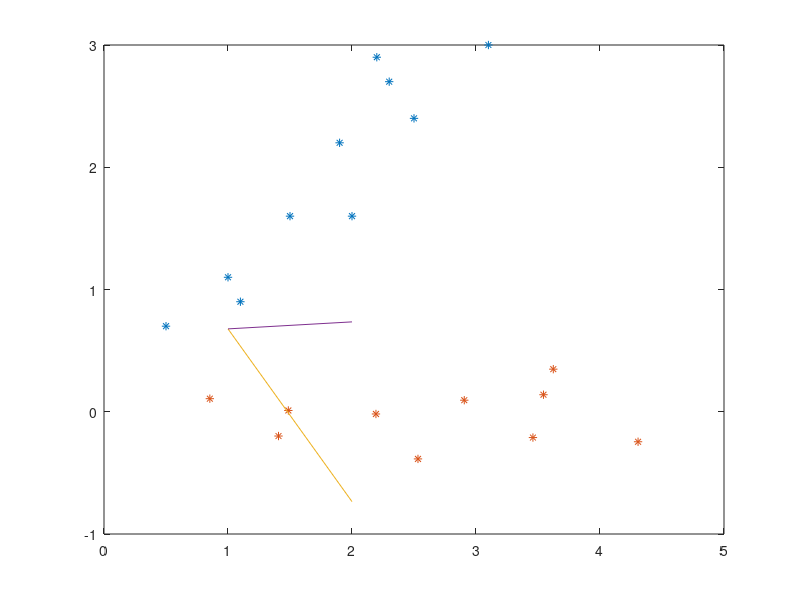

Write MATLAB code to recreate this figure.
X=[2.5 0.5 2.2 1.9 3.1 2.3 2 1 1.5 1.1; 2.4 0.7 2.9 2.2 3 2.7 1.6 1.1 1.6 0.9];

J = 2;

covX = cov(X');
[V, D] = eigs(covX,J);
Z = V'*X;


clf;
plot(X(1, :), (X(2, :)), '*');
hold on;
plot(Z(1, :), (Z(2, :)), '*');
hold on;
plot(V(1,:))
hold on;
plot(V(:,1))

